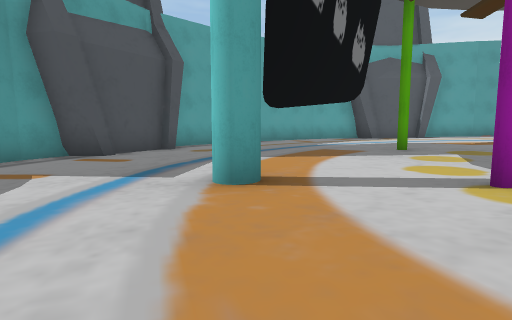
view 1 (above)

16 first-person views from a walk through a scene from a Unity 3-D project. The camera is 1.2 m above the floor, tilts 6° down and sees 80° across. The floor is counted in squares, 2 m on a side. Each view is taken from the middle of a square. On the plan, view 1 faces up. The plan holds only what a view shows up to about 9 squares ahead; the rest is blank. The place goes on beyond the plan. The player character is not drawn. Some animated figures are not drawn.

view 2
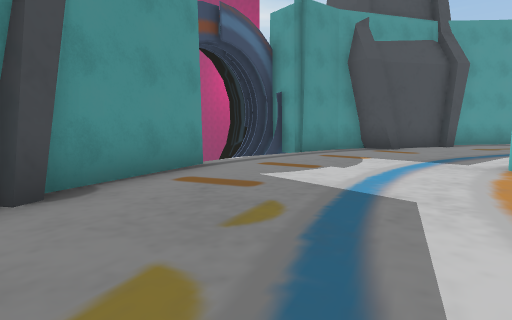

view 3
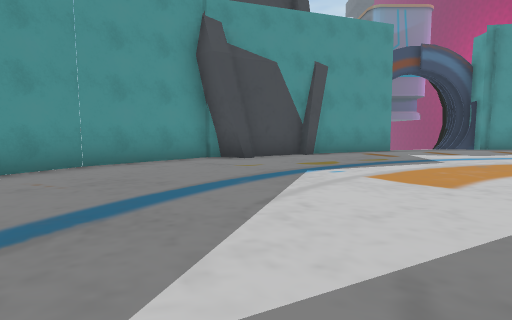

view 4
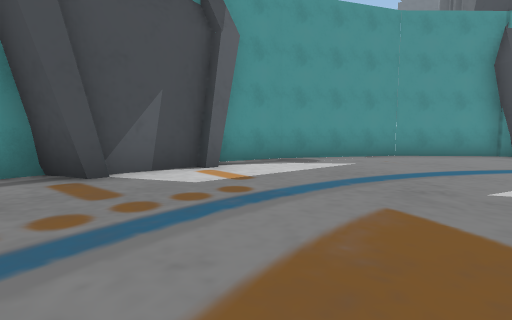

view 5
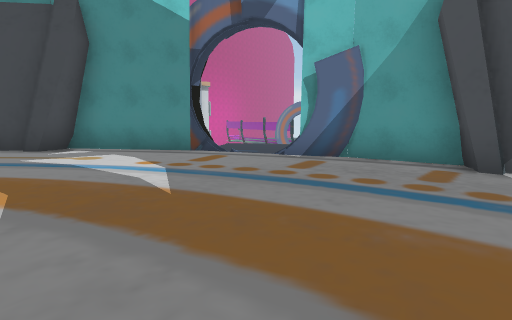

view 6
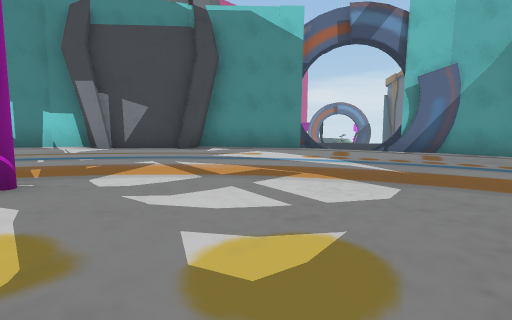

view 7
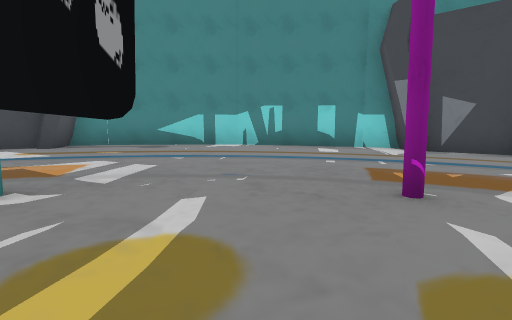

view 8
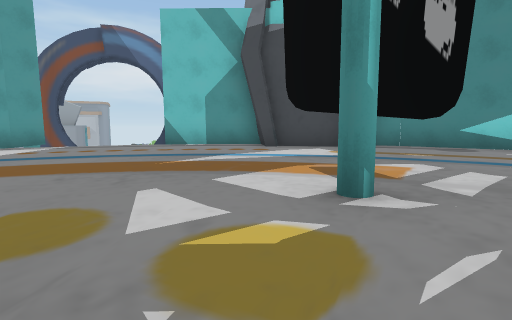

view 9
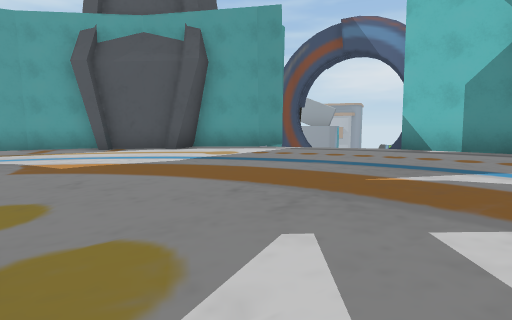

view 10
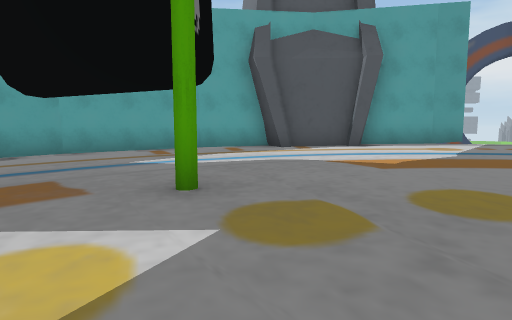

view 11
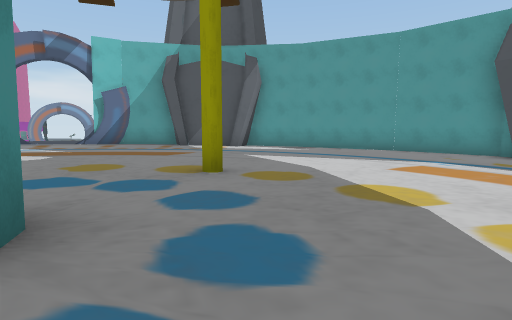

view 12
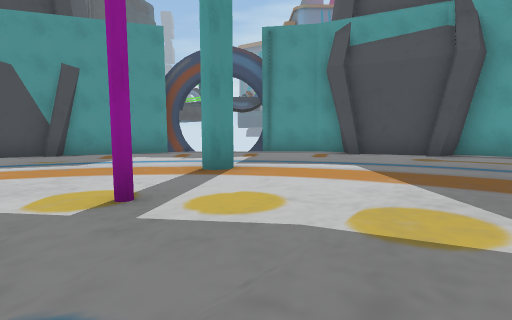

view 13
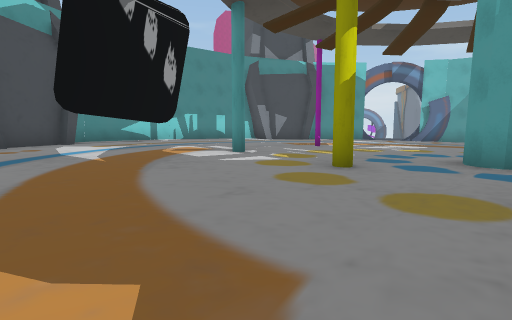

view 14
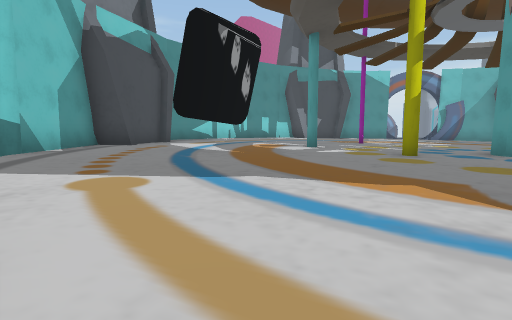

view 15
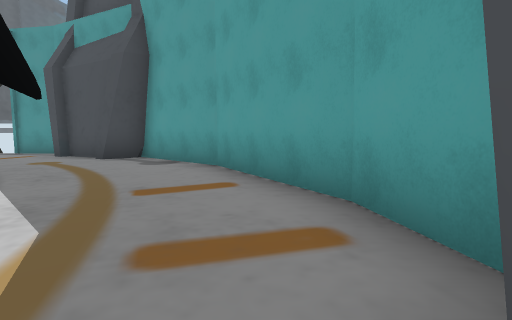

view 16
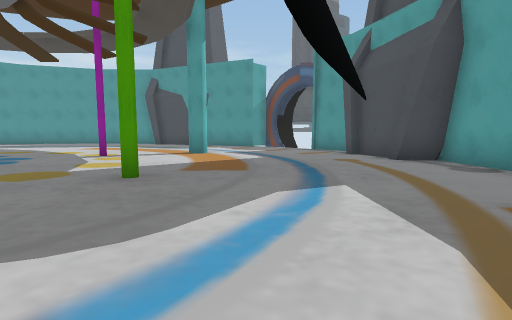

### Floor plan
Key: @ floor where view 1 was taken; # wall or solid block; . main floor; : floor 0.25 m higher than the main floor; - floor 0.25 m lower than the main floor; / step, stairs or slope; = window, fence, low wall or low ledge; T thing the floor can be seen under or through; O other object.
Columns run from 6 left of view 1 to 17 right of it. Each row starts with its distance up from view 1.
 13        ####OOO####
 12      ###.....::::=##
 11     ##.......::::::##
 10    ##-........::::::#
  9    OO-........::::::OO
  8   OO---........:::::OO
  7  OOO---..#.....::::::OO
  6  #------........:::T::#
  5 ##------.....#..:::T::##
  4 ##-------.......#::::::#
  3  #----#-#...#....::::::#
  2  =--------........:::::#
  1  #--------......#.:::::#
  0  ##---@----#.......:::##
 -1   #--------........:::#
 -2   OO-------........::OO
 -3   OOO-------........OO
 -4    O--------........OO
 -5    ##--------......##
 -6     ##-------......#
 -7      ###---/--..####
 -8        ####OOO####

Positions as (right, up) in squares from view 1, and headings:
1: (0, 0), facing up
2: (0, -2), facing up-left
3: (5, -3), facing left
4: (8, -3), facing down-left
5: (6, -2), facing down-right
6: (7, 1), facing down-right
7: (8, 2), facing right
8: (8, 3), facing up-right
9: (9, 4), facing up
10: (4, 4), facing up
11: (4, 4), facing down
12: (5, 4), facing left
13: (5, 9), facing down-right
14: (5, 12), facing down-right
15: (5, 12), facing left
16: (5, 11), facing down-left
